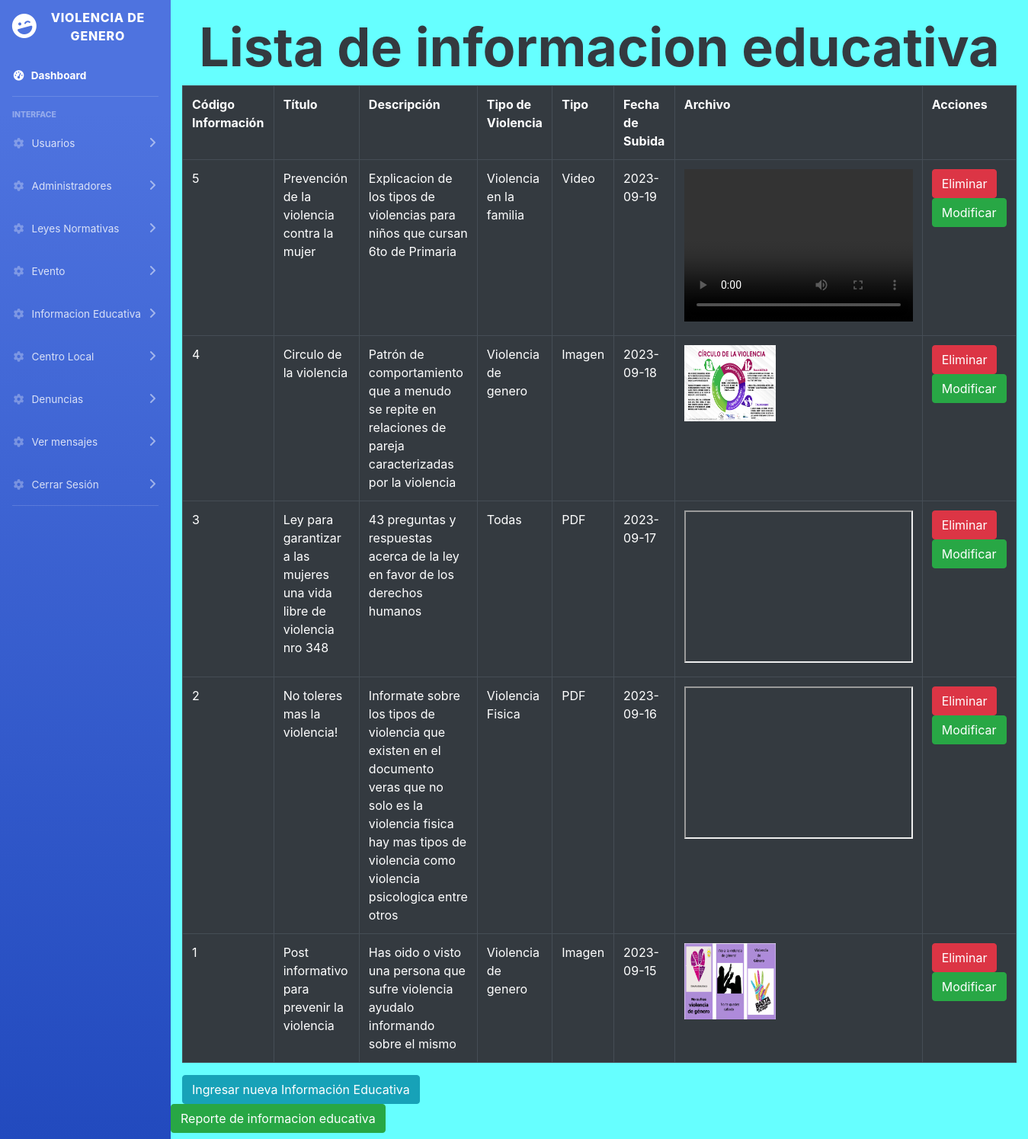
/controlador/informacionEducativaLista.php (signed in), run on the app's committed database.
### tables this page shows
CREATE TABLE `informacion_educativa` (
  `codInformacion` int(11) NOT NULL,
  `titulo` varchar(90) DEFAULT NULL,
  `descripcion` varchar(200) DEFAULT NULL,
  `tipoViolencia` varchar(90) DEFAULT NULL,
  `rutaDirectorio` varchar(90) DEFAULT NULL,
  `tipo` varchar(90) DEFAULT NULL,
  `fechaSubida` date DEFAULT NULL,
  `ci` int(11) DEFAULT NULL
);

### controlador/informacionEducativaLista.php (called while the page is built, shortened)
<?php
    include("../vista/dashboard_admin/head.php");
    include("../vista/dashboard_admin/sidebar.php");
    include("../modelo/InformacionEducativaClase.php");
    $car=new InformacionEducativa("","","","","","","");
    $res=$car->lista();
    include("../vista/InformacionEducativaLista.php");
    include("../vista/dashboard_admin/footer.php");
?>

### modelo/InformacionEducativaClase.php (called while the page is built, shortened)
<?php
class InformacionEducativa {
    private $codInformacion;
    public function setCodInformacion($codInformacion) {
        $this->codInformacion = $codInformacion;
    }
    public function lista(){
        $db=new Conexion();
        $sql=$db->query("SELECT * FROM informacion_educativa ORDER BY fechaSubida desc");
        return ($sql);
    }public function lista_especifica(){
        $db=new Conexion();
        $sql=$db->query("SELECT * FROM informacion_educativa where codInformacion=$this->codInformacion");
        return ($sql);
    }
}
?>

### vista/InformacionEducativaLista.php (the view, shortened to what this page needs)
<!DOCTYPE html>
<html>
<head>
    <link href="https://maxcdn.bootstrapcdn.com/bootstrap/4.5.2/css/bootstrap.min.css" rel="stylesheet">
</head>
<body style="background-color: #66ffff;">
<div class="container">
    <h2 style="color: #343a40; text-align: center; margin-top: 20px; font-size: 70px; font-weight: bold;">Lista de informacion educativa</h2>
    <table class="table table-dark table-bordered">
        <tr>
            <th>Código Información</th>
            <th>Título</th>
            <th>Descripción</th>
            <th>Tipo de Violencia</th>
            <th>Tipo</th>
            <th>Fecha de Subida</th>
            <th>Archivo</th>
            <th>Acciones</th>
        </tr>
        <?php
        while ($reg = mysqli_fetch_array($res)) {
            echo "<tr>";
            echo "<td>" . $reg['codInformacion'] . "</td>";
            echo "<td>" . $reg['titulo'] . "</td>";
            echo "<td>" . $reg['descripcion'] . "</td>";
            echo "<td>" . $reg['tipoViolencia'] . "</td>";
            echo "<td>" . $reg['tipo'] . "</td>";
            echo "<td>" . $reg['fechaSubida'] . "</td>";
            echo "<td>";
            $rutaDirectorio = $reg['rutaDirectorio'];
            $extension = pathinfo($rutaDirectorio, PATHINFO_EXTENSION);
            if (in_array(strtolower($extension), ['jpg', 'jpeg', 'png', 'gif'])) {
                echo "<img src='../archivosInformacionEducativa/$rutaDirectorio' alt='' width='120px' height='100px'>";
            } elseif (strtolower($extension) == 'pdf') {
                echo "<iframe src='../archivosInformacionEducativa/$rutaDirectorio' width='300' height='200'></iframe>";
            } elseif (in_array(strtolower($extension), ['mp4', 'avi', 'mkv'])) {
                echo "<video width='300' height='200' controls>";
                echo "<source src='../archivosInformacionEducativa/$rutaDirectorio' type='video/$extension'>";
                echo "</video>";
            } else {
                echo "<a href='../archivosInformacionEducativa/$rutaDirectorio' download>Descargar $extension</a>";
            }
            echo "</td>";
            echo "<td>";
            echo "<a href='../controlador/informacionEducativaElimina.php?codInformacion=" . $reg['codInformacion'] . "' btn='btn-danger' class='btn btn-danger'>Eliminar</a>";
            echo "<a href='../controlador/informacionEducativaModifica.php?codInformacion=" . $reg['codInformacion'] . "' class='btn btn-success'>Modificar</a>";
            echo "</td>";
            echo "</tr>";
        }
        ?>
    </table>
    <button type="button" class="btn btn-info" onclick="window.location.href='../controlador/informacionEducativaRegistro.php'">Ingresar nueva Información Educativa</button>
    <form action="../reportes/reporteInformacionEducativa.php" method="post" accept-charset="utf-8">
        <div class="row">
            <button type="submit" class="btn btn-success mb-2">Reporte de informacion educativa</button>
        </div>
    </form>
</div>
</body>
</html>

### data on the page
informacion_educativa: codInformacion "5", titulo "Prevención de la violencia contra la mujer", descripcion "Explicacion de los tipos de violencias para niños que cursan 6to de Primaria", tipoViolencia "Violencia en la familia", tipo "Video", fechaSubida "2023-09-19"
informacion_educativa: codInformacion "4", titulo "Circulo de la violencia", descripcion "Patrón de comportamiento que a menudo se repite en relaciones de pareja caracterizadas por la violencia", tipoViolencia "Violencia de genero", tipo "Imagen", fechaSubida "2023-09-18", rutaDirectorio (picture)
informacion_educativa: codInformacion "3", titulo "Ley para garantizar a las mujeres una vida libre de violencia nro 348", descripcion "43 preguntas y respuestas acerca de la ley en favor de los derechos humanos", tipoViolencia "Todas", tipo "PDF", fechaSubida "2023-09-17"
informacion_educativa: codInformacion "2", titulo "No toleres mas la violencia!", descripcion "Informate sobre los tipos de violencia que existen en el documento veras que no solo es la violencia fisica hay mas tipos de violencia como violencia psicologica entre otros", tipoViolencia "Violencia Fisica", tipo "PDF", fechaSubida "2023-09-16"
informacion_educativa: codInformacion "1", titulo "Post informativo para prevenir la violencia", descripcion "Has oido o visto una persona que sufre violencia ayudalo informando sobre el mismo", tipoViolencia "Violencia de genero", tipo "Imagen", fechaSubida "2023-09-15", rutaDirectorio (picture)
